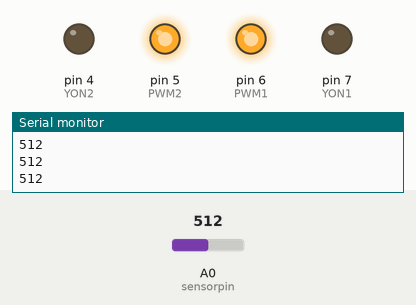
Simulated run of this sketch. Board: Arduino Uno, built with avr-gcc and run on an emulated ATmega328P. Parts: output pins drawn as LEDs (lit = HIGH), the last lines printed to the serial monitor. Inputs (shaded band) come from the test bench; at power-on: A0 (sensorpin) = 512.

Above: at 1.2 s.
1.3 s: A0 (sensorpin) set to 487
2.8 s: A0 (sensorpin) set to 464
At 3.6 s:
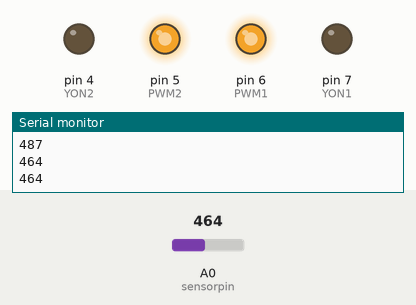
4.3 s: A0 (sensorpin) set to 306
At 4.9 s:
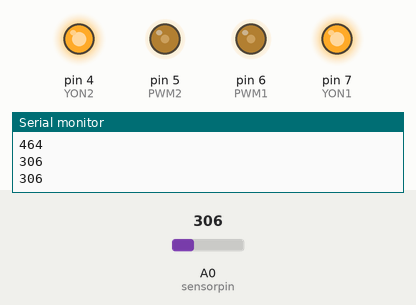
5.9 s: A0 (sensorpin) set to 245
At 7.2 s:
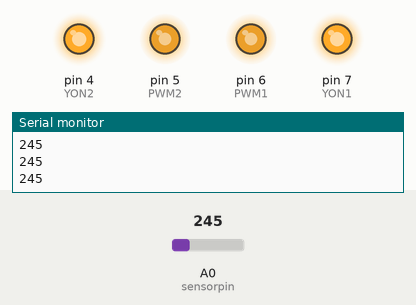
7.5 s: A0 (sensorpin) set to 265
At 8.6 s:
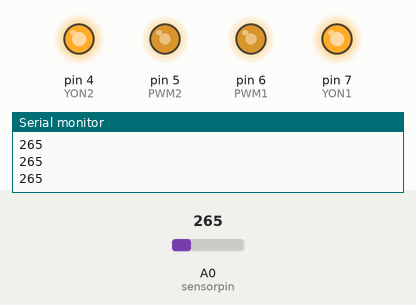
Timing chart, 0 to 10.1 s (numbered marks = the images above; inputs shaded):
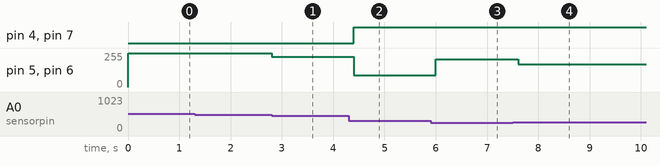

Measured:
- after the input at 2.8 s, pin 5 (PWM2), pin 6 (PWM1): 255/255 → 228/255 at once
- after the input at 4.3 s, pin 4 (YON2), pin 7 (YON1): LOW → HIGH after 0.10 s; pin 5 (PWM2), pin 6 (PWM1): 228/255 → 88/255 after 0.10 s
- after the input at 5.9 s, pin 5 (PWM2), pin 6 (PWM1): 88/255 → 210/255 after 0.11 s
- after the input at 7.5 s, pin 5 (PWM2), pin 6 (PWM1): 210/255 → 170/255 after 0.11 s

The sketch:

Maze-Solving.ino
```cpp
#define PWM1  6
#define YON1  7
#define PWM2  5
#define YON2  4
#define ILERI HIGH
#define GERI LOW

int sensorpin =0;                 // analog pin used to connect the sharp sensor
int onMesafe = 0;                 // variable to store the values from sensor(initially zero)


void setup()
{
    Serial.begin(9600);               // starts the serial monitor
    pinMode(YON1, OUTPUT);
    pinMode(YON2, OUTPUT);
}

void loop()
{
  int value;

  onMesafe = analogRead(sensorpin);
  int ref = 350;


  int P = 2;
  int hata = ref - onMesafe;

  int cosku = P*hata;


  int yon;

  if(cosku <0){
    yon = GERI;
    cosku = -cosku;
  }
  else{
    yon = ILERI;
  }

  if(cosku > 255) cosku = 255;

  digitalWrite(YON1, yon);
  digitalWrite(YON2, yon);

  analogWrite(PWM1, cosku);
  analogWrite(PWM2, cosku);


 // sensor read
 // filtreleme
  Serial.println(onMesafe);            // prints the value of the sensor to the serial monitor
  delay(400);                    // wait for this much time before printing next value
}
```
